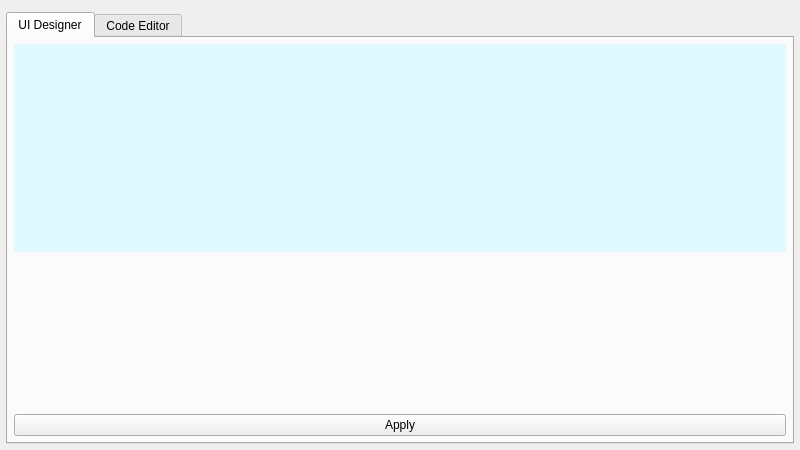
<?xml version="1.0" encoding="UTF-8"?>
<ui version="4.0">
 <class>MainWindow</class>
 <widget class="QWidget" name="MainWindow">
  <property name="geometry">
   <rect>
    <x>0</x>
    <y>0</y>
    <width>800</width>
    <height>450</height>
   </rect>
  </property>
  <property name="windowTitle">
   <string>ProWidget Editor</string>
  </property>
  <layout class="QHBoxLayout" name="horizontalLayout">
   <property name="spacing">
    <number>1</number>
   </property>
   <property name="leftMargin">
    <number>6</number>
   </property>
   <property name="topMargin">
    <number>12</number>
   </property>
   <property name="rightMargin">
    <number>6</number>
   </property>
   <property name="bottomMargin">
    <number>6</number>
   </property>
   <item>
    <widget class="QTabWidget" name="tabWidget">
     <property name="currentIndex">
      <number>0</number>
     </property>
     <property name="tabsClosable">
      <bool>false</bool>
     </property>
     <property name="movable">
      <bool>false</bool>
     </property>
     <widget class="QWidget" name="designer_tab">
      <attribute name="title">
       <string>UI Designer</string>
      </attribute>
      <layout class="QVBoxLayout" name="verticalLayout">
       <property name="spacing">
        <number>6</number>
       </property>
       <property name="leftMargin">
        <number>6</number>
       </property>
       <property name="topMargin">
        <number>6</number>
       </property>
       <property name="rightMargin">
        <number>6</number>
       </property>
       <property name="bottomMargin">
        <number>6</number>
       </property>
       <item>
        <widget class="QWidget" name="display" native="true">
         <property name="styleSheet">
          <string notr="true">#display
{
   
	background-color: rgb(224, 250, 255);
}</string>
         </property>
        </widget>
       </item>
       <item>
        <widget class="QWidget" name="xml_editor_display" native="true">
         <property name="maximumSize">
          <size>
           <width>16777215</width>
           <height>150</height>
          </size>
         </property>
         <layout class="QHBoxLayout" name="horizontalLayout_2">
          <property name="spacing">
           <number>4</number>
          </property>
          <property name="leftMargin">
           <number>0</number>
          </property>
          <property name="topMargin">
           <number>0</number>
          </property>
          <property name="rightMargin">
           <number>0</number>
          </property>
          <property name="bottomMargin">
           <number>0</number>
          </property>
         </layout>
        </widget>
       </item>
       <item>
        <widget class="QPushButton" name="pushButton">
         <property name="text">
          <string>Apply</string>
         </property>
        </widget>
       </item>
      </layout>
     </widget>
     <widget class="QWidget" name="code_tab">
      <attribute name="title">
       <string>Code Editor</string>
      </attribute>
      <layout class="QVBoxLayout" name="verticalLayout_2">
       <property name="spacing">
        <number>3</number>
       </property>
       <property name="leftMargin">
        <number>0</number>
       </property>
       <property name="topMargin">
        <number>0</number>
       </property>
       <property name="rightMargin">
        <number>0</number>
       </property>
       <property name="bottomMargin">
        <number>0</number>
       </property>
       <item>
        <widget class="QWidget" name="code_bck" native="true">
         <property name="maximumSize">
          <size>
           <width>16777215</width>
           <height>16777215</height>
          </size>
         </property>
         <layout class="QHBoxLayout" name="horizontalLayout_3">
          <property name="spacing">
           <number>0</number>
          </property>
          <property name="leftMargin">
           <number>0</number>
          </property>
          <property name="topMargin">
           <number>0</number>
          </property>
          <property name="rightMargin">
           <number>0</number>
          </property>
          <property name="bottomMargin">
           <number>0</number>
          </property>
         </layout>
        </widget>
       </item>
       <item>
        <widget class="QWidget" name="console" native="true">
         <property name="maximumSize">
          <size>
           <width>16777215</width>
           <height>150</height>
          </size>
         </property>
         <property name="styleSheet">
          <string notr="true">#console { 
	background-color: rgb(242, 255, 250);
}</string>
         </property>
         <layout class="QVBoxLayout" name="verticalLayout_3">
          <property name="spacing">
           <number>0</number>
          </property>
          <property name="leftMargin">
           <number>0</number>
          </property>
          <property name="topMargin">
           <number>0</number>
          </property>
          <property name="rightMargin">
           <number>0</number>
          </property>
          <property name="bottomMargin">
           <number>0</number>
          </property>
          <item>
           <widget class="QTextBrowser" name="console_output">
            <property name="acceptRichText">
             <bool>false</bool>
            </property>
            <property name="openExternalLinks">
             <bool>true</bool>
            </property>
           </widget>
          </item>
          <item>
           <widget class="QLineEdit" name="console_input">
            <property name="dragEnabled">
             <bool>true</bool>
            </property>
            <property name="placeholderText">
             <string>&gt; Input A Command...</string>
            </property>
           </widget>
          </item>
         </layout>
        </widget>
       </item>
      </layout>
     </widget>
    </widget>
   </item>
  </layout>
 </widget>
 <resources/>
 <connections/>
</ui>
